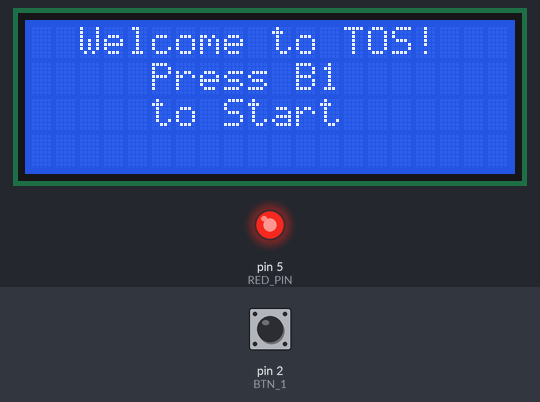
The sketch below on a simulated Arduino Uno, built with avr-gcc and run on an emulated ATmega328P. On the bench: 20×4 character LCD, output pins drawn as LEDs (lit = HIGH). The test bench sets the inputs (shaded band); at power-on: pin 2 (BTN_1) LOW. Random numbers use the default seed unless the sketch sets one; what the sketch prints to the serial monitor is not drawn.

Above: at 1.2 s.
1.3 s: pin 2 (BTN_1) pulled HIGH for 0.15 s
At 1.7 s:
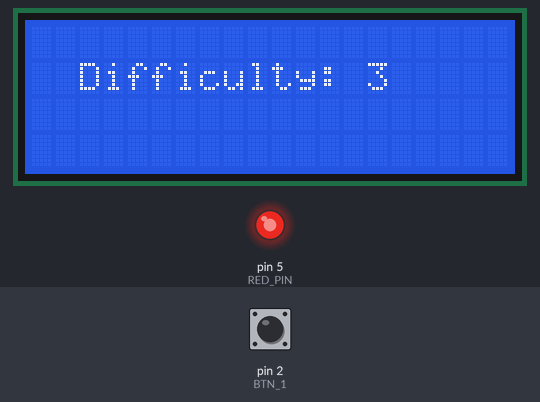
At 7.6 s:
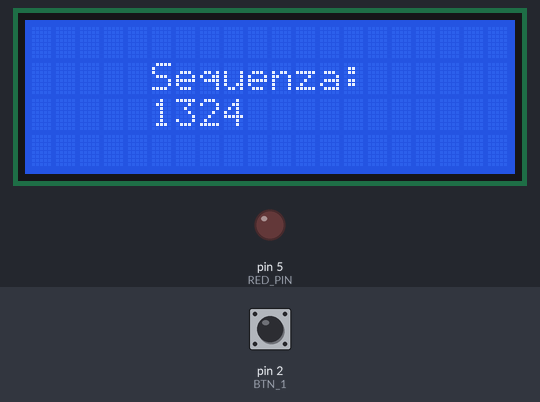
Timing chart, 0 to 17.8 s (numbered marks = the images above; inputs shaded):
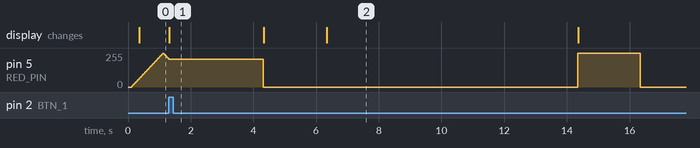

The sketch:

tosGame.ino
```cpp
#include "kernel.h"
#include "config.h"
#include "core.h"
#include "input.h"


void setup() {
  Serial.begin(9600);
  initInput();
  changeState(INTRO_STATE);
}

void loop(){
  updateStateTime();
  switch (getCurrentState()) {
  case INTRO_STATE:
    intro();
    break;
  case DEALER_STATE:
    generateSequence();
    break;
  case GUESS_STATE:
    checkSequence();
    break;
  case FINAL_STATE:
    gameOver();
    break;
  }
}
```

core.cpp
```cpp
#include "core.h"
#include "Arduino.h"
#include "kernel.h"
#include "input.h"
#include "config.h"
#include "initState.h"

LiquidCrystal_I2C lcd = LiquidCrystal_I2C(0x27,20,4);

int nums[NUM_BTNS] = {1, 2, 3, 4};
int currentNumber = 0;
int score = 0;
int current;

unsigned long t1 = T1;
unsigned long f = F;

bool gameOverInit = false;


void intro() {
  if (isJustEnteredInState()) {
    Serial.println("Intro...");
    initScreen(lcd);
  }
  fading();

  if (digitalRead(BTN_1) == HIGH) {
    setPot();
    digitalWrite(RED_PIN, LOW);
    lcd.clear();
    lcd.setCursor(5, 1);
    lcd.print("GO!");
    delay(2000);
    changeState(DEALER_STATE);
    return;
  }

  unsigned long dt = getCurrentTimeInState();
  if (dt > INTRO_INT) {
    deepSleep(lcd);
    changeState(INTRO_STATE);
    return;
  }
}

void generateSequence(){

  if (isJustEnteredInState()){
    Serial.println("Generate Sequence...");
    resetInput();
  }
  getSequence();
  changeState(GUESS_STATE);
}

void checkSequence(){
  if (isJustEnteredInState()){
    Serial.println("checkSequence...");
  }

  for(int i = 0; i < NUM_BTNS; i++){

    if (isButtonPressed(i)) {
      resetInput();
      Serial.print(i);
      if (nums[currentNumber] == (i + 1)) {
        currentNumber++;
      } else {
        t1=T1;
        resetInput();
        changeState(FINAL_STATE);
      }
    }
  }

  if(getCurrentTimeInState() > t1){
    Serial.print("TEMPO FINITO");
    Serial.print(getCurrentTimeInState());
    changeState(FINAL_STATE);
  }

  if(currentNumber>=NUM_BTNS){
    score ++;
    lcd.clear();
    lcd.setCursor(5, 1);
    lcd.print("GOOD! Score: ");
    lcd.print(score);
    currentNumber = 0;
    t1=t1-f;
    delay(2000);
    changeState(DEALER_STATE);
  }
}


void gameOver(){
  if (isJustEnteredInState()){
    Serial.println("Finalize...");
  }
  if (!gameOverInit) {
    digitalWrite(RED_PIN, HIGH);
    lcd.clear();
    lcd.setCursor(5, 1);
    lcd.print("Game Over");
    lcd.setCursor(3, 2);
    lcd.print("Final Score: ");
    lcd.print(score);
    gameOverInit = true;
  }

  unsigned long dt = getCurrentTimeInState();

  if (dt >= RED_INT) {
    digitalWrite(RED_PIN, LOW);
  }

  if (dt >= INTRO_INT) {
    initState = true;
    gameOverInit = false;
    score = 0;
    currentNumber = 0;
    t1 = T1;
    changeState(INTRO_STATE);
  }
}

void setPot() {
  int pot = analogRead(POT_PIN);
  int L = map(pot, 0, 1023, 1, 5);

  if (L < 1) L = 1;
  if (L > 4) L = 4;
  lcd.clear();
  lcd.setCursor(2, 1);
  lcd.print("Difficulty: ");
  lcd.print(L);
  delay(3000);

  switch (L) {
    case 1:
      f = F - 1500;
      break;
    case 2:
      f = F - 1000;
      break;
    case 3:
      f = F - 500;
      break;
    case 4:
      f = F;
      break;
  }
}

void getSequence() {
  lcd.clear();
  lcd.setCursor(5, 1);
  lcd.print("Sequenza:");
  lcd.setCursor(5, 2);
  for (int i = 3; i > 0; i--) {
    int j = random(0, i + 1);
    int temp = nums[i];
    nums[i] = nums[j];
    nums[j] = temp;
  }
  for (int i = 0; i < 4; i++) {
    lcd.print(nums[i]);
    Serial.print(nums[i]);
  }
}
```

core.h
```cpp
#ifndef __CORE__
#define __CORE__

#define INTRO_STATE   1
#define DEALER_STATE  2
#define GUESS_STATE  3
#define FINAL_STATE   4
#define INTRO_INT 10000
#define RED_INT 2000

#include <LiquidCrystal_I2C.h>

void intro();
void sleeping();
void generateSequence();
void checkSequence();
void gameOver();
void getSequence();
void setPot();

#endif
```

initState.cpp
```cpp
#include "initState.h"
#include <Arduino.h>
#include <avr/sleep.h>
#include "config.h"
#include "input.h"

int intensity = 0;
int fadeAmount = 5;

unsigned long lastFadeTime = 0;
unsigned long fadeInterval = 20UL;
unsigned long initStartTime = 0;
unsigned long initInterval = 10000UL;

bool initState = false;

void fading() {
  unsigned long currentMillis = millis();
  if (currentMillis - lastFadeTime >= fadeInterval) {
    lastFadeTime = currentMillis;
    analogWrite(RED_PIN, intensity);
    intensity += fadeAmount;
    if (intensity <= 0 || intensity >= 255) {
      fadeAmount = -fadeAmount;
    }
  }
}

void initScreen(LiquidCrystal_I2C &lcd) {
  initStartTime = millis();
  initState = true;
  lcd.init();
  lcd.backlight();
  lcd.setCursor(2, 0);
  lcd.print("Welcome to TOS!");
  lcd.setCursor(5, 1);
  lcd.print("Press B1");
  lcd.setCursor(5, 2);
  lcd.print("to Start");
}

void wakeUp() {
  (void)0;
}

void deepSleep(LiquidCrystal_I2C &lcd) {
  lcd.clear();
  lcd.setCursor(5, 1);
  lcd.print("SLEEPING...");
  lcd.setCursor(0, 2);
  lcd.print("Press B1 to wake up!");
  digitalWrite(RED_PIN, LOW);
  enableInterrupt(BTN_1, wakeUp, RISING);

  set_sleep_mode(SLEEP_MODE_PWR_DOWN);
  sleep_enable();
  sleep_mode();

  sleep_disable();
  disableInterrupt(BTN_1);
  initInput();
  initScreen(lcd);
}
```

initState.h
```cpp
#ifndef INIT_STATE
#define INIT_STATE

#include <LiquidCrystal_I2C.h>

void initScreen(LiquidCrystal_I2C &lcd);
void fading();
void deepSleep(LiquidCrystal_I2C &lcd);
void wakeUp();

extern bool initState;
extern unsigned long initStartTime;
extern unsigned long initInterval;

void enableInterrupt(uint8_t pin, void (*userFunction)(), uint8_t mode);
void disableInterrupt(uint8_t pin);

#endif
```

input.cpp
```cpp
#include "input.h"
#include "Arduino.h"

#include <EnableInterrupt.h>

#define BOUNCING_TIME 200

uint8_t inputPins[NUM_BTNS] = {BTN_1, BTN_2,BTN_3,BTN_4};
bool buttonPressed[NUM_BTNS] = {false, false, false, false};

unsigned long lastButtonPressedTimestamps[NUM_BTNS];

void buttonHandler(int i);
void buttonHandler1(){ buttonHandler(0); }
void buttonHandler2(){ buttonHandler(1); }
void buttonHandler3(){ buttonHandler(2); }
void buttonHandler4(){ buttonHandler(3); }

void (*buttonHandlers[NUM_BTNS])() = { buttonHandler1, buttonHandler2,buttonHandler3,buttonHandler4  };

void buttonHandler(int i){
  long ts = millis();
  if (ts - lastButtonPressedTimestamps[i] > BOUNCING_TIME){
    lastButtonPressedTimestamps[i] = ts;
    int status = digitalRead(inputPins[i]);
    if (status == HIGH && !buttonPressed[i]) {
        buttonPressed[i] = true;
    }
  }
}

void initInput(){
  for (int i = 0; i < NUM_BTNS; i++) {
    pinMode(inputPins[i], INPUT);
    enableInterrupt(inputPins[i], buttonHandlers[i], CHANGE);
  }
}

void resetInput(){
  long ts = millis();
  for (int i = 0; i < NUM_BTNS; i++) {
    buttonPressed[i] = false;
    lastButtonPressedTimestamps[i] = ts;
  }
}
bool isButtonPressed(int buttonIndex){
  return buttonPressed[buttonIndex];
}

bool hasBeenPressed(int index){
  return buttonPressed[index];
}
```

input.h
```cpp
#ifndef __INPUT__
#define __INPUT__

#include "config.h"

extern bool buttonPressed[NUM_BTNS];

void initInput();
void resetInput();
bool isButtonPressed(int buttonIndex);

#endif
```

kernel.cpp
```cpp
#include "kernel.h"

int currentState;

unsigned long enteredStateTime;

unsigned long currentTimeInState;

bool firstCheckInState;


int getCurrentState(){
  return currentState;
}

long getCurrentTimeInState(){
  return currentTimeInState;
}

long getEnteredStateTime(){
  return enteredStateTime;
}

bool isJustEnteredInState(){
  bool com = firstCheckInState;
  firstCheckInState = false;
  return com;
}

void changeState(int new_state){
  currentState = new_state;
  enteredStateTime = millis();
  firstCheckInState = true;
}

void updateStateTime(){
  currentTimeInState = millis() - enteredStateTime;
}

void logMsg(const String& msg){
  #ifdef __DEBUG__
  Serial.println(msg);
  #endif
}
```

kernel.h
```cpp
#ifndef __KERNEL__
#define __KERNEL__

#include "Arduino.h"

void initKernel();
void updateStateTime();
void changeState(int new_state);

int getCurrentState();
long getCurrentTimeInState();
long getEnteredStateTime();
bool isJustEnteredInState();

void logMsg(const String& msg);

#endif
```

config.h
```cpp
#ifndef __CONFIG__
#define __CONFIG__

#define NUM_BTNS 4

#define T1 8000
#define F 2000

#define POT_PIN A0
#define RED_PIN 5
#define BTN_1 2
#define BTN_2 11
#define BTN_3 10
#define BTN_4 9


#endif
```
